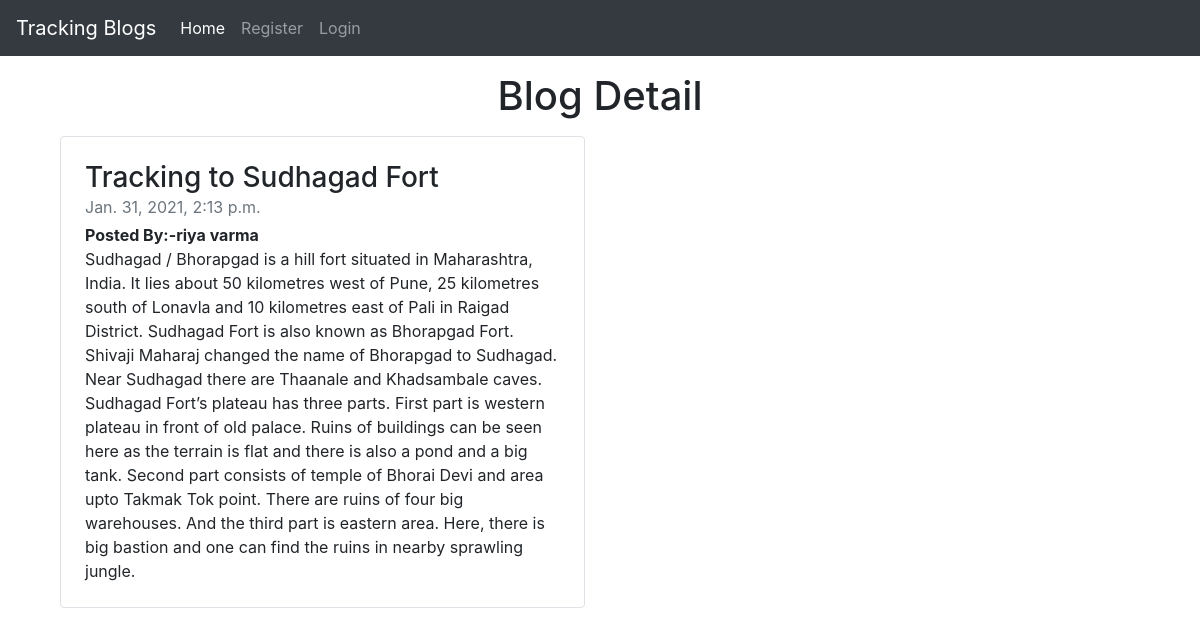
The page /blog_detail/6 on the database its author committed.
### myapp1/models.py (models this page shows, shortened)
class Blog(models.Model):
    user_id = models.ForeignKey(User,on_delete=models.CASCADE)
    title = models.CharField(max_length=150)
    dsc = models.TextField()
    date = models.DateTimeField(auto_now_add=True,null=True)

### myapp1/views.py (the view)
# urls.py: path('blog_detail/<int:id>', views.blog_detail,name='blog_detail'),
def blog_detail(request,id):
    blog = Blog.objects.get(id=id)
    context = {'blog':blog}
    return render(request,'blog_detail.html',context)

### templates/blog_detail.html (shortened to what this page needs)
{% load static %}
<!doctype html>
<html lang="en">
  <head>
    <link rel="stylesheet" href="{% static "css/style.css"%}">
    <link rel="stylesheet" href="https://maxcdn.bootstrapcdn.com/bootstrap/4.0.0/css/bootstrap.min.css">
  </head>
  <body>
    <nav class="navbar navbar-expand-lg navbar-dark bg-dark">
        <a class="navbar-brand" href="#">Tracking Blogs</a>
        <div class="collapse navbar-collapse" id="navbarSupportedContent">
          <ul class="navbar-nav mr-auto">
            <li class="nav-item active">
              <a class="nav-link" href="/">Home <span class="sr-only">(current)</span></a>
            </li>
            {% if user.is_authenticated %}
            <li class="nav-item">
              <a class="nav-link" href="/">{{request.user}}</a>
            </li>
            {% if user.id == blog.user_id_id %}
            <li class="nav-item">
              <a class="nav-link btn btn-success" href="/edit/{{blog.id}}">Edit</a>
            </li>
            <li class="nav-item">
              <a class="nav-link btn btn-danger mx-3" href="/delete/{{blog.id}}">Delete</a>
            </li>
            {% endif %}
            {% else %}
            <li class="nav-item">
              <a class="nav-link" href="register">Register</a>
            </li>
            <li class="nav-item">
              <a class="nav-link" href="login">Login</a>
            </li>
            {% endif %}
          </ul>
        </div>
      </nav>
<div class="container">
<h1 class='text-center my-3'>Blog Detail</h1>
    <div class="col-md-6 my-3">
        <div class="row no-gutters border rounded overflow-hidden flex-md-row mb-4 shadow-sm h-md-250 position-relative">
          <div class="col p-4 d-flex flex-column position-static">
            <h3 class="mb-0">{{blog.title}}</h3>
            <div class="mb-1 text-muted">{{blog.date}}</div>
            <b>Posted By:-{{blog.user_id.username}}</b>
            <p class="card-text mb-auto">{{blog.dsc}}</p>
          </div>
        </div>
      </div>
</div>
  </body>
</html>

### static/css/style.css (style rules this page uses)
body { background-image:url(https://images.unsplash.com/photo-1449247709967-d4461a6a6103?ixlib=rb-1.2.1&ixid=MXwxMjA3fDB8MHxzZWFyY2h8Mjc5fHxwbGFpbiUyMGJhY2tncm91bmR8ZW58MHx8MHw%3D&auto=format&fit=crop&w=500&q=60); background-repeat: no-repeat; background-size: cover; }

### rows shown on the page
Blog: title "Tracking to Sudhagad Fort", date "Jan. 31, 2021, 2:13 p.m.", user_id.username "riya varma", dsc "Sudhagad / Bhorapgad is a hill fort situated in Maharashtra, India. It lies about 50 kilometres west of Pune, 25 kilometres south of Lonavla and 10 kilometres east of Pali in Raigad District. Sudhagad Fort is also known as Bhorapgad Fort. Shivaji Maharaj changed the name of Bhorapgad to Sudhagad. Near Sudhagad there are Thaanale and Khadsambale caves. Sudhagad Fort’s plateau has three parts. First part is western plateau in front of old palace. Ruins of buildings can be seen here as the terrain is flat and there is also a pond and a big tank. Second part consists of temple of Bhorai Devi and area upto Takmak Tok point. There are ruins of four big warehouses. And the third part is eastern…"
